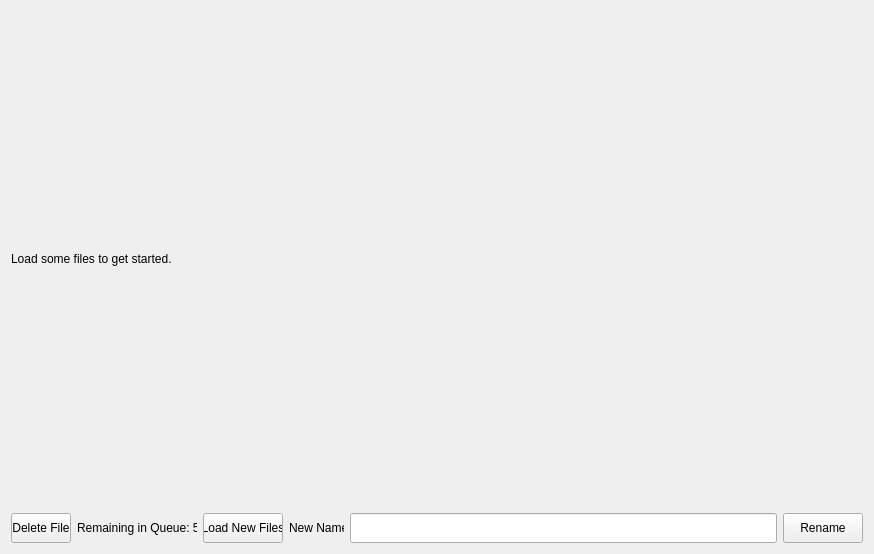
<?xml version="1.0" encoding="UTF-8"?>
<ui version="4.0">
 <class>Form</class>
 <widget class="QWidget" name="Form">
  <property name="geometry">
   <rect>
    <x>0</x>
    <y>0</y>
    <width>874</width>
    <height>554</height>
   </rect>
  </property>
  <property name="windowTitle">
   <string>Qrename</string>
  </property>
  <layout class="QGridLayout" name="gridLayout">
   <item row="0" column="0">
    <widget class="QLabel" name="imageDisplay">
     <property name="minimumSize">
      <size>
       <width>160</width>
       <height>90</height>
      </size>
     </property>
     <property name="text">
      <string>Load some files to get started.</string>
     </property>
    </widget>
   </item>
   <item row="1" column="0">
    <layout class="QHBoxLayout" name="horizontalLayout">
     <item>
      <widget class="QPushButton" name="deleteButton">
       <property name="minimumSize">
        <size>
         <width>60</width>
         <height>30</height>
        </size>
       </property>
       <property name="maximumSize">
        <size>
         <width>60</width>
         <height>30</height>
        </size>
       </property>
       <property name="text">
        <string>Delete File</string>
       </property>
      </widget>
     </item>
     <item>
      <widget class="QLabel" name="itemsRemaining">
       <property name="minimumSize">
        <size>
         <width>120</width>
         <height>30</height>
        </size>
       </property>
       <property name="maximumSize">
        <size>
         <width>120</width>
         <height>30</height>
        </size>
       </property>
       <property name="text">
        <string>Remaining in Queue: 500</string>
       </property>
      </widget>
     </item>
     <item>
      <widget class="QPushButton" name="loadButton">
       <property name="minimumSize">
        <size>
         <width>80</width>
         <height>30</height>
        </size>
       </property>
       <property name="maximumSize">
        <size>
         <width>80</width>
         <height>30</height>
        </size>
       </property>
       <property name="text">
        <string>Load New Files</string>
       </property>
      </widget>
     </item>
     <item>
      <widget class="QLabel" name="label_3">
       <property name="minimumSize">
        <size>
         <width>55</width>
         <height>30</height>
        </size>
       </property>
       <property name="maximumSize">
        <size>
         <width>55</width>
         <height>30</height>
        </size>
       </property>
       <property name="text">
        <string>New Name:</string>
       </property>
      </widget>
     </item>
     <item>
      <widget class="QLineEdit" name="newName">
       <property name="minimumSize">
        <size>
         <width>150</width>
         <height>30</height>
        </size>
       </property>
       <property name="maximumSize">
        <size>
         <width>16777215</width>
         <height>30</height>
        </size>
       </property>
      </widget>
     </item>
     <item>
      <widget class="QPushButton" name="renameButton">
       <property name="minimumSize">
        <size>
         <width>80</width>
         <height>30</height>
        </size>
       </property>
       <property name="maximumSize">
        <size>
         <width>80</width>
         <height>30</height>
        </size>
       </property>
       <property name="text">
        <string>Rename</string>
       </property>
      </widget>
     </item>
    </layout>
   </item>
  </layout>
 </widget>
 <resources/>
 <connections/>
</ui>
